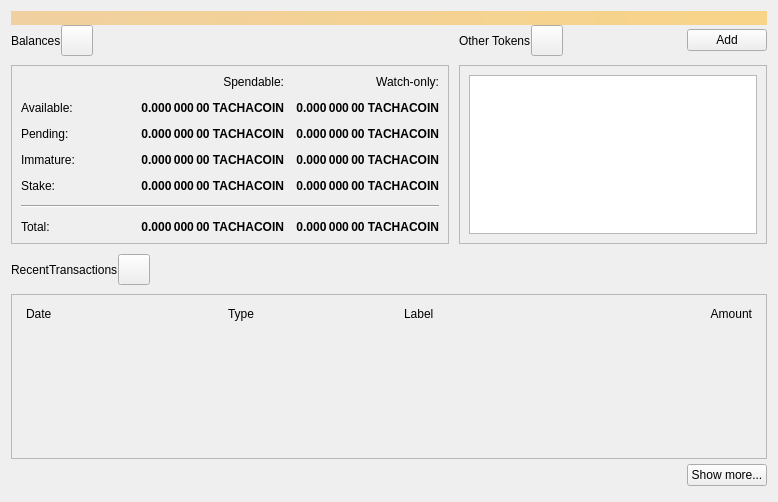
<?xml version="1.0" encoding="UTF-8"?>
<ui version="4.0">
 <class>OverviewPage</class>
 <widget class="QWidget" name="OverviewPage">
  <property name="geometry">
   <rect>
    <x>0</x>
    <y>0</y>
    <width>778</width>
    <height>502</height>
   </rect>
  </property>
  <property name="windowTitle">
   <string>Form</string>
  </property>
  <layout class="QVBoxLayout" name="topLayout">
   <property name="spacing">
    <number>0</number>
   </property>
   <item>
    <widget class="QLabel" name="labelAlerts">
     <property name="visible">
      <bool>false</bool>
     </property>
     <property name="styleSheet">
      <string notr="true">QLabel { background-color: qlineargradient(x1: 0, y1: 0, x2: 1, y2: 0, stop:0 #F0D0A0, stop:1 #F8D488); color:#000000; }</string>
     </property>
     <property name="wordWrap">
      <bool>true</bool>
     </property>
     <property name="margin">
      <number>3</number>
     </property>
     <property name="textInteractionFlags">
      <set>Qt::TextSelectableByMouse</set>
     </property>
    </widget>
   </item>
   <item>
    <layout class="QGridLayout" name="gridLayout_2">
     <item row="0" column="2">
      <layout class="QHBoxLayout" name="horizontalLayout_4">
       <property name="bottomMargin">
        <number>9</number>
       </property>
       <item>
        <widget class="QLabel" name="labelTokens">
         <property name="text">
          <string>Other Tokens</string>
         </property>
        </widget>
       </item>
       <item>
        <widget class="QToolButton" name="labelTokenStatus">
         <property name="toolTip">
          <string>The displayed information may be out of date. Your wallet automatically synchronizes with the Tachacoin network after a connection is established, but this process has not completed yet.</string>
         </property>
         <property name="text">
          <string/>
         </property>
         <property name="iconSize">
          <size>
           <width>24</width>
           <height>24</height>
          </size>
         </property>
         <property name="flat" stdset="0">
          <bool>false</bool>
         </property>
        </widget>
       </item>
       <item>
        <spacer name="horizontalSpacer_7">
         <property name="orientation">
          <enum>Qt::Horizontal</enum>
         </property>
         <property name="sizeHint" stdset="0">
          <size>
           <width>40</width>
           <height>20</height>
          </size>
         </property>
        </spacer>
       </item>
       <item>
        <widget class="QPushButton" name="buttonAddToken">
         <property name="text">
          <string>Add</string>
         </property>
        </widget>
       </item>
      </layout>
     </item>
     <item row="1" column="2">
      <widget class="QFrame" name="frameOtherTokens">
       <property name="minimumSize">
        <size>
         <width>0</width>
         <height>100</height>
        </size>
       </property>
       <property name="frameShape">
        <enum>QFrame::StyledPanel</enum>
       </property>
       <property name="frameShadow">
        <enum>QFrame::Raised</enum>
       </property>
       <layout class="QVBoxLayout" name="verticalLayout_10">
        <item>
         <widget class="QListView" name="listTokens">
          <property name="enabled">
           <bool>true</bool>
          </property>
         </widget>
        </item>
       </layout>
      </widget>
     </item>
     <item row="1" column="0">
      <widget class="QFrame" name="frameBalances">
       <property name="frameShape">
        <enum>QFrame::StyledPanel</enum>
       </property>
       <property name="frameShadow">
        <enum>QFrame::Raised</enum>
       </property>
       <layout class="QVBoxLayout" name="verticalLayout_4">
        <item>
         <layout class="QGridLayout" name="gridLayout">
          <property name="spacing">
           <number>12</number>
          </property>
          <item row="2" column="3">
           <widget class="QLabel" name="labelWatchPending">
            <property name="font">
             <font>
              <weight>75</weight>
              <bold>true</bold>
             </font>
            </property>
            <property name="cursor">
             <cursorShape>IBeamCursor</cursorShape>
            </property>
            <property name="toolTip">
             <string>Unconfirmed transactions to watch-only addresses</string>
            </property>
            <property name="text">
             <string notr="true">0.000 000 00 TACHACOIN</string>
            </property>
            <property name="alignment">
             <set>Qt::AlignRight|Qt::AlignTrailing|Qt::AlignVCenter</set>
            </property>
            <property name="textInteractionFlags">
             <set>Qt::LinksAccessibleByMouse|Qt::TextSelectableByKeyboard|Qt::TextSelectableByMouse</set>
            </property>
           </widget>
          </item>
          <item row="2" column="2">
           <widget class="QLabel" name="labelUnconfirmed">
            <property name="font">
             <font>
              <weight>75</weight>
              <bold>true</bold>
             </font>
            </property>
            <property name="cursor">
             <cursorShape>IBeamCursor</cursorShape>
            </property>
            <property name="toolTip">
             <string>Total of transactions that have yet to be confirmed, and do not yet count toward the spendable balance</string>
            </property>
            <property name="text">
             <string notr="true">0.000 000 00 TACHACOIN</string>
            </property>
            <property name="alignment">
             <set>Qt::AlignRight|Qt::AlignTrailing|Qt::AlignVCenter</set>
            </property>
            <property name="textInteractionFlags">
             <set>Qt::LinksAccessibleByMouse|Qt::TextSelectableByKeyboard|Qt::TextSelectableByMouse</set>
            </property>
           </widget>
          </item>
          <item row="3" column="2">
           <widget class="QLabel" name="labelImmature">
            <property name="font">
             <font>
              <weight>75</weight>
              <bold>true</bold>
             </font>
            </property>
            <property name="cursor">
             <cursorShape>IBeamCursor</cursorShape>
            </property>
            <property name="toolTip">
             <string>Mined balance that has not yet matured</string>
            </property>
            <property name="text">
             <string notr="true">0.000 000 00 TACHACOIN</string>
            </property>
            <property name="alignment">
             <set>Qt::AlignRight|Qt::AlignTrailing|Qt::AlignVCenter</set>
            </property>
            <property name="textInteractionFlags">
             <set>Qt::LinksAccessibleByMouse|Qt::TextSelectableByKeyboard|Qt::TextSelectableByMouse</set>
            </property>
           </widget>
          </item>
          <item row="3" column="0">
           <widget class="QLabel" name="labelImmatureText">
            <property name="text">
             <string>Immature:</string>
            </property>
           </widget>
          </item>
          <item row="0" column="3">
           <widget class="QLabel" name="labelWatchonly">
            <property name="text">
             <string>Watch-only:</string>
            </property>
            <property name="alignment">
             <set>Qt::AlignRight|Qt::AlignTrailing|Qt::AlignVCenter</set>
            </property>
           </widget>
          </item>
          <item row="1" column="0">
           <widget class="QLabel" name="labelBalanceText">
            <property name="text">
             <string>Available:</string>
            </property>
           </widget>
          </item>
          <item row="1" column="2">
           <widget class="QLabel" name="labelBalance">
            <property name="font">
             <font>
              <weight>75</weight>
              <bold>true</bold>
             </font>
            </property>
            <property name="cursor">
             <cursorShape>IBeamCursor</cursorShape>
            </property>
            <property name="toolTip">
             <string>Your current spendable balance</string>
            </property>
            <property name="text">
             <string notr="true">0.000 000 00 TACHACOIN</string>
            </property>
            <property name="alignment">
             <set>Qt::AlignRight|Qt::AlignTrailing|Qt::AlignVCenter</set>
            </property>
            <property name="textInteractionFlags">
             <set>Qt::LinksAccessibleByMouse|Qt::TextSelectableByKeyboard|Qt::TextSelectableByMouse</set>
            </property>
           </widget>
          </item>
          <item row="1" column="3">
           <widget class="QLabel" name="labelWatchAvailable">
            <property name="font">
             <font>
              <weight>75</weight>
              <bold>true</bold>
             </font>
            </property>
            <property name="cursor">
             <cursorShape>IBeamCursor</cursorShape>
            </property>
            <property name="toolTip">
             <string>Your current balance in watch-only addresses</string>
            </property>
            <property name="text">
             <string notr="true">0.000 000 00 TACHACOIN</string>
            </property>
            <property name="alignment">
             <set>Qt::AlignRight|Qt::AlignTrailing|Qt::AlignVCenter</set>
            </property>
            <property name="textInteractionFlags">
             <set>Qt::LinksAccessibleByMouse|Qt::TextSelectableByKeyboard|Qt::TextSelectableByMouse</set>
            </property>
           </widget>
          </item>
          <item row="2" column="0">
           <widget class="QLabel" name="labelPendingText">
            <property name="text">
             <string>Pending:</string>
            </property>
           </widget>
          </item>
          <item row="0" column="2">
           <widget class="QLabel" name="labelSpendable">
            <property name="text">
             <string>Spendable:</string>
            </property>
            <property name="alignment">
             <set>Qt::AlignRight|Qt::AlignTrailing|Qt::AlignVCenter</set>
            </property>
           </widget>
          </item>
          <item row="4" column="0">
           <widget class="QLabel" name="labelStakeText">
            <property name="text">
             <string>Stake:</string>
            </property>
           </widget>
          </item>
          <item row="4" column="2">
           <widget class="QLabel" name="labelStake">
            <property name="font">
             <font>
              <weight>75</weight>
              <bold>true</bold>
             </font>
            </property>
            <property name="text">
             <string>0.000 000 00 TACHACOIN</string>
            </property>
            <property name="alignment">
             <set>Qt::AlignRight|Qt::AlignTrailing|Qt::AlignVCenter</set>
            </property>
            <property name="textInteractionFlags">
             <set>Qt::LinksAccessibleByMouse|Qt::TextSelectableByKeyboard|Qt::TextSelectableByMouse</set>
            </property>
           </widget>
          </item>
          <item row="4" column="3">
           <widget class="QLabel" name="labelWatchStake">
            <property name="font">
             <font>
              <weight>75</weight>
              <bold>true</bold>
             </font>
            </property>
            <property name="text">
             <string>0.000 000 00 TACHACOIN</string>
            </property>
            <property name="alignment">
             <set>Qt::AlignRight|Qt::AlignTrailing|Qt::AlignVCenter</set>
            </property>
            <property name="textInteractionFlags">
             <set>Qt::LinksAccessibleByMouse|Qt::TextSelectableByKeyboard|Qt::TextSelectableByMouse</set>
            </property>
           </widget>
          </item>
          <item row="3" column="3">
           <widget class="QLabel" name="labelWatchImmature">
            <property name="font">
             <font>
              <weight>75</weight>
              <bold>true</bold>
             </font>
            </property>
            <property name="cursor">
             <cursorShape>IBeamCursor</cursorShape>
            </property>
            <property name="toolTip">
             <string>Mined balance in watch-only addresses that has not yet matured</string>
            </property>
            <property name="text">
             <string notr="true">0.000 000 00 TACHACOIN</string>
            </property>
            <property name="alignment">
             <set>Qt::AlignRight|Qt::AlignTrailing|Qt::AlignVCenter</set>
            </property>
            <property name="textInteractionFlags">
             <set>Qt::LinksAccessibleByMouse|Qt::TextSelectableByKeyboard|Qt::TextSelectableByMouse</set>
            </property>
           </widget>
          </item>
          <item row="7" column="3">
           <widget class="QLabel" name="labelWatchTotal">
            <property name="font">
             <font>
              <weight>75</weight>
              <bold>true</bold>
             </font>
            </property>
            <property name="cursor">
             <cursorShape>IBeamCursor</cursorShape>
            </property>
            <property name="toolTip">
             <string>Current total balance in watch-only addresses</string>
            </property>
            <property name="text">
             <string notr="true">0.000 000 00 TACHACOIN</string>
            </property>
            <property name="alignment">
             <set>Qt::AlignRight|Qt::AlignTrailing|Qt::AlignVCenter</set>
            </property>
            <property name="textInteractionFlags">
             <set>Qt::LinksAccessibleByMouse|Qt::TextSelectableByKeyboard|Qt::TextSelectableByMouse</set>
            </property>
           </widget>
          </item>
          <item row="5" column="0" colspan="4">
           <spacer name="verticalSpacer">
            <property name="orientation">
             <enum>Qt::Vertical</enum>
            </property>
            <property name="sizeHint" stdset="0">
             <size>
              <width>20</width>
              <height>40</height>
             </size>
            </property>
           </spacer>
          </item>
          <item row="7" column="2">
           <widget class="QLabel" name="labelTotal">
            <property name="font">
             <font>
              <weight>75</weight>
              <bold>true</bold>
             </font>
            </property>
            <property name="cursor">
             <cursorShape>IBeamCursor</cursorShape>
            </property>
            <property name="toolTip">
             <string>Your current total balance</string>
            </property>
            <property name="text">
             <string notr="true">0.000 000 00 TACHACOIN</string>
            </property>
            <property name="alignment">
             <set>Qt::AlignRight|Qt::AlignTrailing|Qt::AlignVCenter</set>
            </property>
            <property name="textInteractionFlags">
             <set>Qt::LinksAccessibleByMouse|Qt::TextSelectableByKeyboard|Qt::TextSelectableByMouse</set>
            </property>
           </widget>
          </item>
          <item row="0" column="1" rowspan="5">
           <spacer name="horizontalSpacer_5">
            <property name="orientation">
             <enum>Qt::Horizontal</enum>
            </property>
            <property name="sizeHint" stdset="0">
             <size>
              <width>40</width>
              <height>20</height>
             </size>
            </property>
           </spacer>
          </item>
          <item row="7" column="0">
           <widget class="QLabel" name="labelTotalText">
            <property name="text">
             <string>Total:        </string>
            </property>
           </widget>
          </item>
          <item row="6" column="0" colspan="4">
           <widget class="Line" name="hLine">
            <property name="orientation">
             <enum>Qt::Horizontal</enum>
            </property>
           </widget>
          </item>
         </layout>
        </item>
       </layout>
      </widget>
     </item>
     <item row="0" column="0">
      <layout class="QHBoxLayout" name="horizontalLayout_2">
       <property name="bottomMargin">
        <number>9</number>
       </property>
       <item>
        <widget class="QLabel" name="labelBalances">
         <property name="text">
          <string>Balances</string>
         </property>
        </widget>
       </item>
       <item>
        <widget class="QToolButton" name="labelWalletStatus">
         <property name="enabled">
          <bool>true</bool>
         </property>
         <property name="toolTip">
          <string>The displayed information may be out of date. Your wallet automatically synchronizes with the Tachacoin network after a connection is established, but this process has not completed yet.</string>
         </property>
         <property name="text">
          <string/>
         </property>
         <property name="icon">
          <iconset>
           <normaloff>:/icons/warning</normaloff>
           <disabledoff>:/icons/warning</disabledoff>:/icons/warning</iconset>
         </property>
         <property name="iconSize">
          <size>
           <width>24</width>
           <height>24</height>
          </size>
         </property>
         <property name="flat" stdset="0">
          <bool>false</bool>
         </property>
        </widget>
       </item>
       <item>
        <spacer name="horizontalSpacer">
         <property name="orientation">
          <enum>Qt::Horizontal</enum>
         </property>
         <property name="sizeHint" stdset="0">
          <size>
           <width>40</width>
           <height>20</height>
          </size>
         </property>
        </spacer>
       </item>
      </layout>
     </item>
     <item row="0" column="1" rowspan="2">
      <spacer name="horizontalSpacer_4">
       <property name="orientation">
        <enum>Qt::Horizontal</enum>
       </property>
       <property name="sizeType">
        <enum>QSizePolicy::Fixed</enum>
       </property>
       <property name="sizeHint" stdset="0">
        <size>
         <width>10</width>
         <height>20</height>
        </size>
       </property>
      </spacer>
     </item>
    </layout>
   </item>
   <item>
    <spacer name="verticalSpacer_4">
     <property name="orientation">
      <enum>Qt::Vertical</enum>
     </property>
     <property name="sizeType">
      <enum>QSizePolicy::Fixed</enum>
     </property>
     <property name="sizeHint" stdset="0">
      <size>
       <width>20</width>
       <height>10</height>
      </size>
     </property>
    </spacer>
   </item>
   <item>
    <layout class="QHBoxLayout" name="horizontalLayout_6">
     <property name="bottomMargin">
      <number>9</number>
     </property>
     <item>
      <widget class="QLabel" name="labelRecentTransactions">
       <property name="text">
        <string>RecentTransactions</string>
       </property>
      </widget>
     </item>
     <item>
      <widget class="QToolButton" name="labelTransactionsStatus">
       <property name="enabled">
        <bool>true</bool>
       </property>
       <property name="toolTip">
        <string>The displayed information may be out of date. Your wallet automatically synchronizes with the Tachacoin network after a connection is established, but this process has not completed yet.</string>
       </property>
       <property name="text">
        <string/>
       </property>
       <property name="icon">
        <iconset>
         <normaloff>:/icons/warning</normaloff>
         <disabledoff>:/icons/warning</disabledoff>:/icons/warning</iconset>
       </property>
       <property name="iconSize">
        <size>
         <width>24</width>
         <height>24</height>
        </size>
       </property>
       <property name="flat" stdset="0">
        <bool>false</bool>
       </property>
      </widget>
     </item>
     <item>
      <spacer name="horizontalSpacer_3">
       <property name="orientation">
        <enum>Qt::Horizontal</enum>
       </property>
       <property name="sizeHint" stdset="0">
        <size>
         <width>40</width>
         <height>20</height>
        </size>
       </property>
      </spacer>
     </item>
    </layout>
   </item>
   <item>
    <layout class="QVBoxLayout" name="verticalLayout_3">
     <item>
      <widget class="QFrame" name="frameRecentTransactions">
       <property name="frameShape">
        <enum>QFrame::StyledPanel</enum>
       </property>
       <property name="frameShadow">
        <enum>QFrame::Raised</enum>
       </property>
       <layout class="QVBoxLayout" name="verticalLayout_8">
        <item>
         <layout class="QHBoxLayout" name="horizontalLayout_3">
          <property name="spacing">
           <number>5</number>
          </property>
          <property name="leftMargin">
           <number>5</number>
          </property>
          <property name="rightMargin">
           <number>5</number>
          </property>
          <item>
           <widget class="QLabel" name="labelDate">
            <property name="text">
             <string>Date</string>
            </property>
           </widget>
          </item>
          <item>
           <spacer name="horizontalSpacer_2">
            <property name="orientation">
             <enum>Qt::Horizontal</enum>
            </property>
            <property name="sizeType">
             <enum>QSizePolicy::Fixed</enum>
            </property>
            <property name="sizeHint" stdset="0">
             <size>
              <width>25</width>
              <height>20</height>
             </size>
            </property>
           </spacer>
          </item>
          <item>
           <widget class="QLabel" name="labelType">
            <property name="text">
             <string>Type</string>
            </property>
           </widget>
          </item>
          <item>
           <widget class="QLabel" name="labelAddress">
            <property name="text">
             <string>Label</string>
            </property>
           </widget>
          </item>
          <item>
           <widget class="QLabel" name="labelAmount">
            <property name="text">
             <string>Amount</string>
            </property>
            <property name="alignment">
             <set>Qt::AlignRight|Qt::AlignTrailing|Qt::AlignVCenter</set>
            </property>
           </widget>
          </item>
         </layout>
        </item>
        <item>
         <widget class="QListView" name="listTransactions">
          <property name="styleSheet">
           <string notr="true">QListView { background: transparent; }</string>
          </property>
          <property name="frameShape">
           <enum>QFrame::NoFrame</enum>
          </property>
          <property name="verticalScrollBarPolicy">
           <enum>Qt::ScrollBarAlwaysOff</enum>
          </property>
          <property name="horizontalScrollBarPolicy">
           <enum>Qt::ScrollBarAlwaysOff</enum>
          </property>
         </widget>
        </item>
       </layout>
      </widget>
     </item>
     <item>
      <layout class="QHBoxLayout" name="horizontalLayout">
       <property name="topMargin">
        <number>5</number>
       </property>
       <property name="bottomMargin">
        <number>5</number>
       </property>
       <item>
        <spacer name="horizontalSpacer_6">
         <property name="orientation">
          <enum>Qt::Horizontal</enum>
         </property>
         <property name="sizeHint" stdset="0">
          <size>
           <width>40</width>
           <height>20</height>
          </size>
         </property>
        </spacer>
       </item>
       <item>
        <widget class="QPushButton" name="showMoreButton">
         <property name="text">
          <string>Show more...</string>
         </property>
        </widget>
       </item>
      </layout>
     </item>
    </layout>
   </item>
  </layout>
 </widget>
 <resources/>
 <connections/>
</ui>
